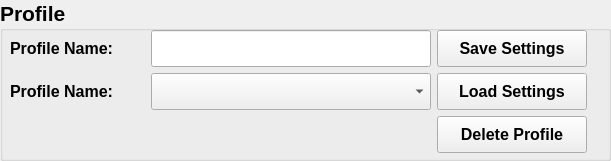
   <widget class="QGroupBox" name="profile_groupbox">
    <property name="geometry">
     <rect>
      <x>10</x>
      <y>680</y>
      <width>611</width>
      <height>161</height>
     </rect>
    </property>
    <property name="sizePolicy">
     <sizepolicy hsizetype="Fixed" vsizetype="Fixed">
      <horstretch>0</horstretch>
      <verstretch>0</verstretch>
     </sizepolicy>
    </property>
    <property name="font">
     <font>
      <family>Arial</family>
      <pointsize>16</pointsize>
      <weight>75</weight>
      <bold>true</bold>
     </font>
    </property>
    <property name="title">
     <string>Profile</string>
    </property>
    <widget class="QWidget" name="layoutWidget">
     <property name="geometry">
      <rect>
       <x>10</x>
       <y>30</y>
       <width>591</width>
       <height>125</height>
      </rect>
     </property>
     <layout class="QGridLayout" name="gridLayout_2">
      <property name="sizeConstraint">
       <enum>QLayout::SetFixedSize</enum>
      </property>
      <item row="0" column="2">
       <widget class="QPushButton" name="save_profile_button">
        <property name="sizePolicy">
         <sizepolicy hsizetype="Fixed" vsizetype="Fixed">
          <horstretch>0</horstretch>
          <verstretch>0</verstretch>
         </sizepolicy>
        </property>
        <property name="minimumSize">
         <size>
          <width>150</width>
          <height>37</height>
         </size>
        </property>
        <property name="maximumSize">
         <size>
          <width>150</width>
          <height>37</height>
         </size>
        </property>
        <property name="font">
         <font>
          <pointsize>12</pointsize>
         </font>
        </property>
        <property name="text">
         <string>Save Settings</string>
        </property>
       </widget>
      </item>
      <item row="1" column="1">
       <widget class="QComboBox" name="load_profile_combobox">
        <property name="sizePolicy">
         <sizepolicy hsizetype="Fixed" vsizetype="Fixed">
          <horstretch>0</horstretch>
          <verstretch>0</verstretch>
         </sizepolicy>
        </property>
        <property name="minimumSize">
         <size>
          <width>280</width>
          <height>37</height>
         </size>
        </property>
        <property name="maximumSize">
         <size>
          <width>285</width>
          <height>37</height>
         </size>
        </property>
        <property name="font">
         <font>
          <pointsize>12</pointsize>
          <weight>75</weight>
          <bold>true</bold>
          <strikeout>false</strikeout>
          <kerning>true</kerning>
         </font>
        </property>
        <property name="layoutDirection">
         <enum>Qt::LeftToRight</enum>
        </property>
        <property name="insertPolicy">
         <enum>QComboBox::InsertAlphabetically</enum>
        </property>
       </widget>
      </item>
      <item row="2" column="2">
       <widget class="QPushButton" name="delete_profile_button">
        <property name="sizePolicy">
         <sizepolicy hsizetype="Fixed" vsizetype="Fixed">
          <horstretch>0</horstretch>
          <verstretch>0</verstretch>
         </sizepolicy>
        </property>
        <property name="minimumSize">
         <size>
          <width>150</width>
          <height>37</height>
         </size>
        </property>
        <property name="maximumSize">
         <size>
          <width>150</width>
          <height>37</height>
         </size>
        </property>
        <property name="font">
         <font>
          <pointsize>12</pointsize>
         </font>
        </property>
        <property name="text">
         <string>Delete Profile</string>
        </property>
       </widget>
      </item>
      <item row="0" column="0">
       <widget class="QLabel" name="profile_name_save_label">
        <property name="sizePolicy">
         <sizepolicy hsizetype="Fixed" vsizetype="Fixed">
          <horstretch>0</horstretch>
          <verstretch>0</verstretch>
         </sizepolicy>
        </property>
        <property name="minimumSize">
         <size>
          <width>135</width>
          <height>37</height>
         </size>
        </property>
        <property name="maximumSize">
         <size>
          <width>135</width>
          <height>37</height>
         </size>
        </property>
        <property name="font">
         <font>
          <pointsize>12</pointsize>
         </font>
        </property>
        <property name="text">
         <string>Profile Name:</string>
        </property>
       </widget>
      </item>
      <item row="1" column="0">
       <widget class="QLabel" name="profile_name_load_label">
        <property name="sizePolicy">
         <sizepolicy hsizetype="Fixed" vsizetype="Fixed">
          <horstretch>0</horstretch>
          <verstretch>0</verstretch>
         </sizepolicy>
        </property>
        <property name="minimumSize">
         <size>
          <width>135</width>
          <height>37</height>
         </size>
        </property>
        <property name="maximumSize">
         <size>
          <width>135</width>
          <height>37</height>
         </size>
        </property>
        <property name="font">
         <font>
          <pointsize>12</pointsize>
         </font>
        </property>
        <property name="text">
         <string>Profile Name:</string>
        </property>
       </widget>
      </item>
      <item row="1" column="2">
       <widget class="QPushButton" name="load_profile_button">
        <property name="sizePolicy">
         <sizepolicy hsizetype="Fixed" vsizetype="Fixed">
          <horstretch>0</horstretch>
          <verstretch>0</verstretch>
         </sizepolicy>
        </property>
        <property name="minimumSize">
         <size>
          <width>150</width>
          <height>37</height>
         </size>
        </property>
        <property name="maximumSize">
         <size>
          <width>150</width>
          <height>37</height>
         </size>
        </property>
        <property name="font">
         <font>
          <pointsize>12</pointsize>
         </font>
        </property>
        <property name="text">
         <string>Load Settings</string>
        </property>
       </widget>
      </item>
      <item row="0" column="1">
       <widget class="QLineEdit" name="profile_name_line_edit">
        <property name="sizePolicy">
         <sizepolicy hsizetype="Fixed" vsizetype="Fixed">
          <horstretch>0</horstretch>
          <verstretch>0</verstretch>
         </sizepolicy>
        </property>
        <property name="minimumSize">
         <size>
          <width>280</width>
          <height>37</height>
         </size>
        </property>
        <property name="maximumSize">
         <size>
          <width>285</width>
          <height>37</height>
         </size>
        </property>
        <property name="font">
         <font>
          <pointsize>12</pointsize>
         </font>
        </property>
        <property name="text">
         <string/>
        </property>
       </widget>
      </item>
     </layout>
    </widget>
   </widget>
